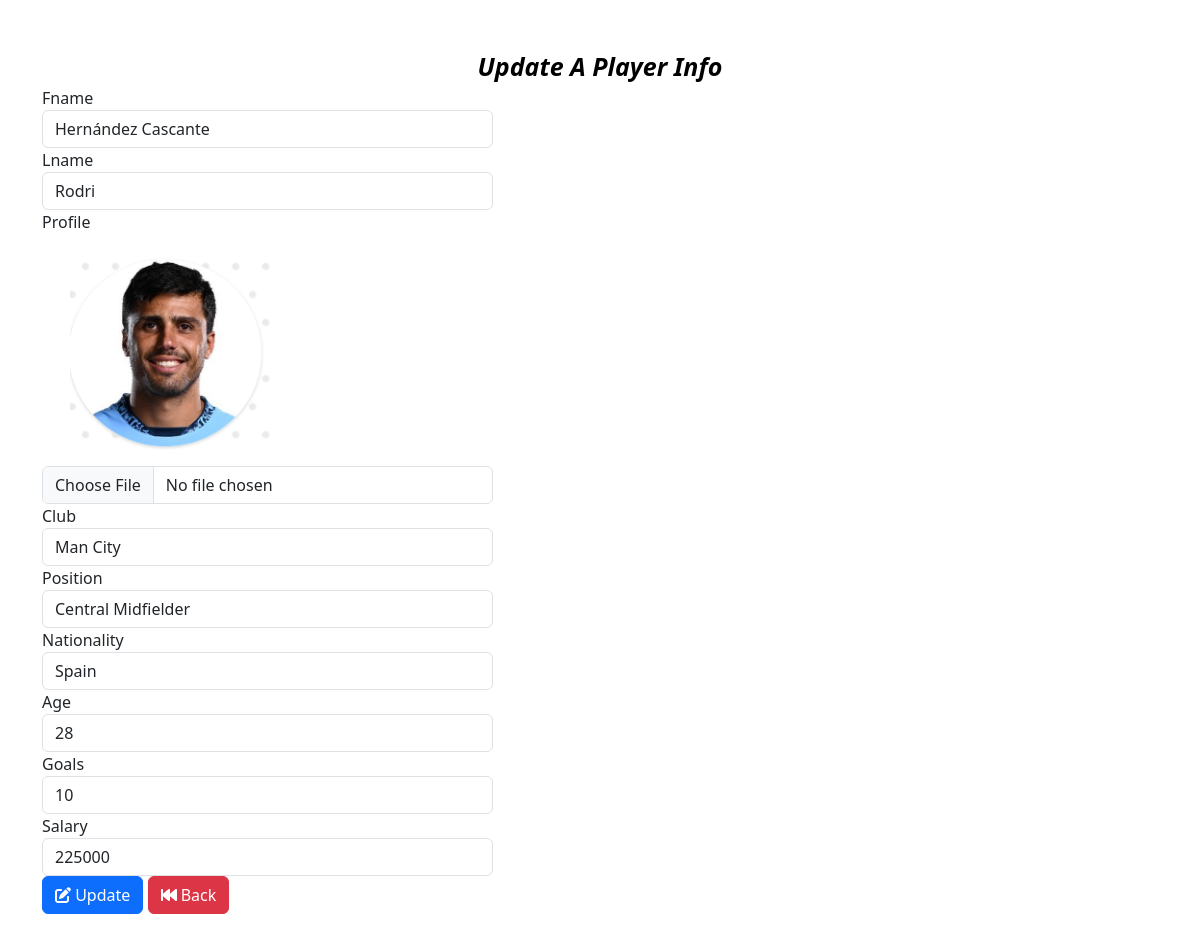
Screenshot of /update.php?updateNo=1 with the database file from the repository.
### tables this page shows
CREATE TABLE `crud` (
  `No` int(11) NOT NULL,
  `Fname` varchar(50) NOT NULL,
  `Lname` varchar(50) NOT NULL,
  `Club` varchar(50) NOT NULL,
  `Position` varchar(50) NOT NULL,
  `Nationality` varchar(50) NOT NULL,
  `Age` int(11) NOT NULL,
  `Goals` int(11) NOT NULL,
  `Salary` float NOT NULL,
  `profile` varchar(30) NOT NULL
);

### update.php (the view, shortened to what this page needs)
<?php
include('connect.php');
$NO = $_GET['updateNo'];
$result=mysqli_query($con, "select * from crud where No=$NO");
$row=mysqli_fetch_array($result);
$Fname=$row['Fname'];
$Lname=$row['Lname'];
$Club=$row['Club'];
$Position=$row['Position'];
$Nationality=$row['Nationality'];
$Age=$row['Age'];
$Goals=$row['Goals'];
$Salary=$row['Salary'];
$profile=$row['profile'];
?>
<!DOCTYPE html>
<html lang="en">
<head>
    <link href="https://cdn.jsdelivr.net/npm/bootstrap@5.3.3/dist/css/bootstrap.min.css" rel="stylesheet">
    <link rel="stylesheet" type="text/css" href="./DataTable-All/CSS/bootstrap.min.css">
    <link rel="stylesheet" type="text/css" href="./DataTable-All/font-awesome.css">
</head>
<body>
   <div class="container my-5">
    <div class="row">
      <span class="text-center text-capitalize fw-bold fst-italic" style="font-size: 25px; color: black; text-align: center;">Update a Player Info</span>
  <div class="col-md-5">
   <form method="post">
  <div class="form-group">
    <label >Fname</label>
    <input type="text" class="form-control"
    placeholder="Enter his fname"
    name="Fname"autocomplete="off" value="<?php echo $Fname; ?>">
    </div>
    <div class="form-group">
    <label >Lname</label>
    <input type="text" class="form-control"
    placeholder="Enter his Lname"
    name="Lname"autocomplete="off" value="<?php echo $Lname; ?>">
    </div>
    <div class="form-group">
    <label >Profile</label><br>
    &nbsp;&nbsp;&nbsp;<img title="profile image" class="m-3" width="200" height="200" src="./profile/<?php echo $profile; ?>" width="60px" height="60px">
    <br>
  <input type="file" class="form-control" name="profile" value="<?php echo $profile; ?>">
  </div>
    <div class="form-group">
    <label >Club</label>
    <input type="text" class="form-control"
    placeholder="Enter his Club"
    name="Club"autocomplete="off" value="<?php echo $Club; ?>">
    </div>
    <div class="form-group">
    <label >Position</label>
    <input type="text" class="form-control"
    placeholder="Enter his position"
    name="Position"autocomplete="off" value="<?php echo $Position; ?>">
    </div>
    <div class="form-group">
    <label >Nationality</label>
    <input type="text" class="form-control"
    placeholder="Enter his Nationality"
    name="Nationality"autocomplete="off" value="<?php echo $Nationality; ?>">
    </div>
    <div class="form-group">
    <label >Age</label>
    <input type="text" class="form-control"
    placeholder="Enter his Age"
    name="Age"autocomplete="off" value="<?php echo $Age; ?>">
    </div>
    <div class="form-group">
    <label >Goals</label>
    <input type="text" class="form-control"
    placeholder="Enter his goal 23/24"
    name="Goals"autocomplete="off" value="<?php echo $Goals; ?>">
    </div><div class="form-group">
    <label >Salary</label>
    <input type="text" class="form-control"
    placeholder="Enter his salary"
    name="Salary"autocomplete="off" value="<?php echo $Salary; ?>">
    <button class="btn btn-primary" name="submitu"><span class="fa fa-edit"></span> Update</button>
    <button class="btn btn-danger">
  <a href="./index.php" style="text-decoration: none; color: white;"><span class="fa fa-fast-backward"></span> Back</a>
</button>
  </div>
</form>
</div>
</div>
   </div>
</body>
</html>

### rows the page displays
crud: Fname "Hernández Cascante", Lname "Rodri", profile (picture), Club "Man City", Position "Central Midfielder", Nationality "Spain", Age "28", Goals "10", Salary "225000"
